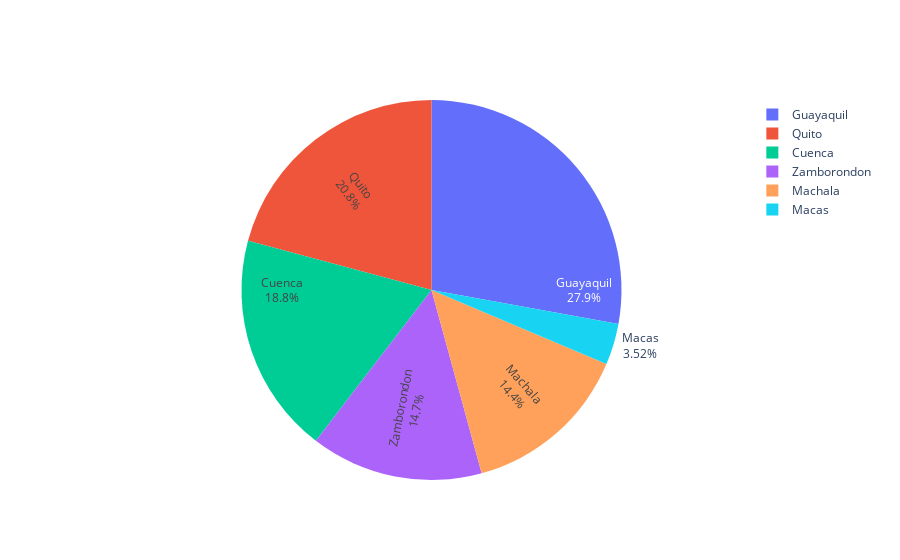

Notebook source saved alongside this figure:
### Code cell
# Lugares mas visitados
import plotly.graph_objects as go
boleto_destino = [boleto["customer"]["destination"] for boleto in turismo.boleteria["boletos"]]
dest = [destinantion["destination"] for destinantion in datos_destino]
count = [sum(x == destinantion for x in boleto_destino) for destinantion in dest]

fig = go.Figure(data=[go.Pie(labels=dest, values=count, textinfo='label+percent', insidetextorientation='radial')])
fig.show()

### Figure 1 — Plotly figure (JSON) as saved in the notebook; plotly's stock layout.template omitted (floating-point values rounded to 4 significant figures)
{"data": [{"insidetextorientation": "radial", "labels": ["Guayaquil", "Quito", "Cuenca", "Machala", "Zamborondon", "Macas"], "textinfo": "label+percent", "type": "pie", "values": [95, 71, 64, 49, 50, 12]}], "layout": {}}
